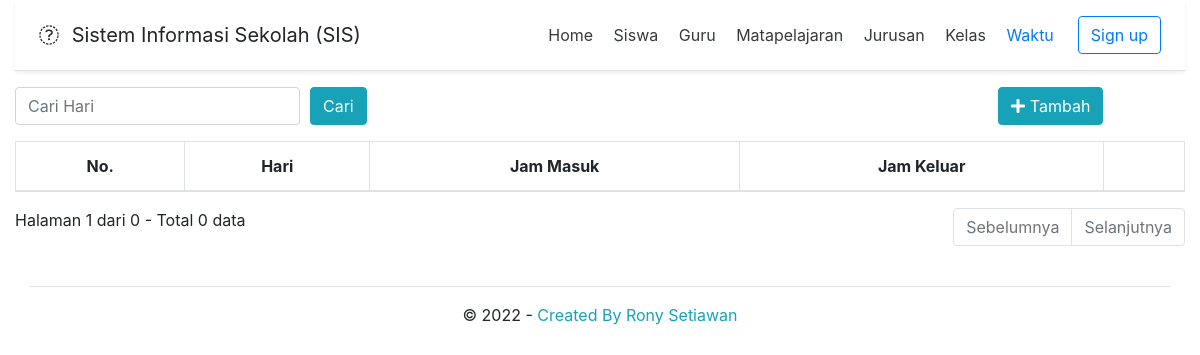
Before: /?page=waktu with the older database file.
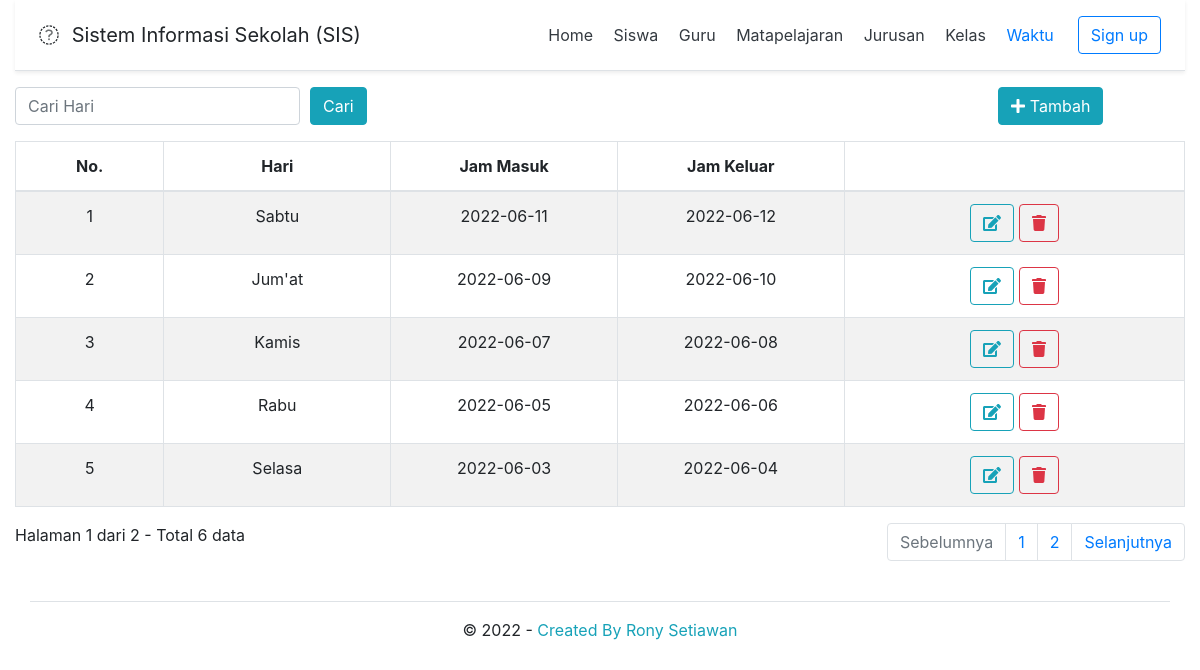
After: the same page with the newer database file.
### tables this page shows
CREATE TABLE `tbl_waktu` (
  `id_waktu` int(11) NOT NULL,
  `hari` varchar(10) NOT NULL,
  `jam_masuk` date NOT NULL,
  `jam_keluar` date NOT NULL
);

### waktu.php (the view, shortened to what this page needs)
<?php
if (isset($_POST['cari'])) {
  $cari = $_POST['cari'];
}
else {
  $cari = "";
}
?>
<div class="row">
  <div class="col-md-12">
    <form class="mb-3" action="index.php?page=waktu" method="post">
      <div class="form-row">
        <div class="col-3">
          <input type="text" class="form-control" name="cari" placeholder="Cari Hari" value="<?= $cari; ?>">
        </div>
        <div class="col-7">
          <button type="submit" class="btn btn-info">Cari</button>
        </div>
        <div class="col-2">
          <a class="btn btn-info" href="?page=waktuTambah" role="button"><i class="fas fa-plus"></i> Tambah</a>
        </div>
      </div>
    </form>
    <table class="table table-striped table-bordered">
      <thead>
        <tr>
          <th>No.</th>
          <th>Hari</th>
          <th>Jam Masuk</th>
          <th>Jam Keluar</th>
          <th></th>
        </tr>
      </thead>
      <tbody>
        <?php
        $batas = 5;
        if (isset($cari)) {
          $query_jumlah = mysqli_query($db, "SELECT count(id_waktu) as jumlah FROM tbl_waktu WHERE id_waktu LIKE '%$cari%' OR hari LIKE '%$cari%'")
            or die('Ada kesalahan pada query jumlah_record: ' . mysqli_error($db));
        }
        else {
          $query_jumlah = mysqli_query($db, "SELECT count(id_waktu) as jumlah FROM tbl_waktu")
            or die('Ada kesalahan pada query jumlah_record: ' . mysqli_error($db));
        }
        $data_jumlah = mysqli_fetch_assoc($query_jumlah);
        $jumlah      = $data_jumlah['jumlah'];
        $halaman     = ceil($jumlah / $batas);
        $page        = (isset($_GET['hal'])) ? (int)$_GET['hal'] : 1;
        $mulai       = ($page - 1) * $batas;
        $no = $mulai + 1;
        if (isset($cari)) {
          $query = mysqli_query($db, "SELECT * FROM tbl_waktu WHERE id_waktu LIKE '%$cari%' OR hari LIKE '%$cari%'  ORDER BY id_waktu DESC LIMIT $mulai, $batas")
            or die('Ada kesalahan pada query siswa: ' . mysqli_error($db));
        }
        else {
          $query = mysqli_query($db, "SELECT * FROM tbl_waktu ORDER BY id_waktu DESC LIMIT $mulai, $batas");
        }
        while ($data = mysqli_fetch_assoc($query)) { ?>
          <tr>
            <td width="30" class="center"><?= $no; ?></td>
            <td width="80" class="center"><?= $data['hari']; ?></td>
            <td width="80" class="center"><?= $data['jam_masuk']; ?></td>
            <td width="80" class="center"><?= $data['jam_keluar']; ?></td>
            <td width="120" class="center">
              <a title="Ubah" class="btn btn-outline-info" href="?page=waktuUbah&id_waktu=<?= $data['id_waktu']; ?>"><i class="fas fa-edit"></i></a>
              <a title="Hapus" class="btn btn-outline-danger" href="waktu_proses_hapus.php?id_waktu=<?= $data['id_waktu']; ?>" onclick="return confirm('Anda yakin ingin menghapus waktu <?= $data['hari']; ?>?');"><i class="fas fa-trash"></i></a>
            </td>
          </tr>
        <?php
          $no++;
        } ?>
      </tbody>
    </table>
    <?php
    if (empty($_GET['hal'])) {
      $halaman_aktif = '1';
    }
    else {
      $halaman_aktif = $_GET['hal'];
    }
    ?>
    <div class="row">
      <div class="col">
        <a>
          Halaman <?= $halaman_aktif; ?> dari <?= $halaman; ?> -
          Total <?= $jumlah; ?> data
        </a>
      </div>
      <div class="col">
        <nav aria-label="Page navigation example">
          <ul class="pagination justify-content-end">
            <?php
            if ($halaman_aktif <= '1') { ?>
              <li class="page-item disabled"> <span class="page-link">Sebelumnya</span></li>
            <?php
            }
            else { ?>
              <li class="page-item"><a class="page-link" href="?page=waktu&hal=<?= $page - 1 ?>">Sebelumnya</a></li>
            <?php } ?>
            <?php
            for ($x = 1; $x <= $halaman; $x++) { ?>
              <li class="page-item"><a class="page-link" href="?page=waktu&hal=<?= $x ?>"><?= $x ?></a></li>
            <?php } ?>
            <?php
            if ($halaman_aktif >= $halaman) { ?>
              <li class="page-item disabled"> <span class="page-link">Selanjutnya</span></li>
            <?php
            }
            else { ?>
              <li class="page-item"><a class="page-link" href="?page=waktu&hal=<?= $page + 1 ?>">Selanjutnya</a></li>
            <?php } ?>
          </ul>
        </nav>
      </div>
    </div>
  </div>
</div>

Changed rows visible on the page:
added tbl_waktu: hari "Sabtu", jam_masuk "2022-06-11", jam_keluar "2022-06-12"
added tbl_waktu: hari "Jum'at", jam_masuk "2022-06-09", jam_keluar "2022-06-10"
added tbl_waktu: hari "Kamis", jam_masuk "2022-06-07", jam_keluar "2022-06-08"
added tbl_waktu: hari "Rabu", jam_masuk "2022-06-05", jam_keluar "2022-06-06"
added tbl_waktu: hari "Selasa", jam_masuk "2022-06-03", jam_keluar "2022-06-04"
Other visible differences:
$halaman: "0" → "2"
$jumlah: "0" → "6"
new list line: "1"
new list line: "2"
